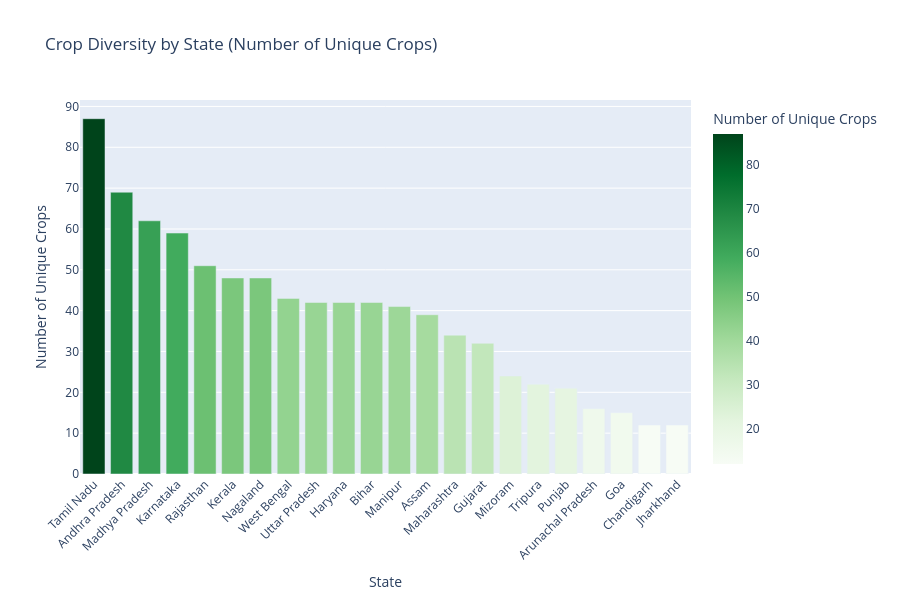

Notebook cell for this chart:
### Markdown cell above
## 5. Crop Diversity Map

### Code cell
# Crop diversity by state
fig = px.bar(
    state_production.sort_values('crop_diversity', ascending=False),
    x='state',
    y='crop_diversity',
    title='Crop Diversity by State (Number of Unique Crops)',
    labels={'crop_diversity': 'Number of Unique Crops', 'state': 'State'},
    color='crop_diversity',
    color_continuous_scale='Greens',
    height=600
)

fig.update_layout(
    xaxis_tickangle=-45,
    font=dict(size=12)
)

fig.write_html(f'{OUTPUT}/india_crop_diversity_map.html')
fig.show()

print(f"✅ Crop diversity map saved to: {OUTPUT}/india_crop_diversity_map.html")

### Figure 1 — Plotly figure (JSON) as saved in the notebook; plotly's stock layout.template omitted (floating-point values rounded to 4 significant figures)
{"data": [{"hovertemplate": "State=%{x}<br>Number of Unique Crops=%{marker.color}<extra></extra>", "legendgroup": "", "marker": {"color": [87, 69, 62, 59, 51, 48, 48, 43, 42, 42, 42, 41, 39, 34, 32, 24, 22, 21, 16, 15, 12, 12], "coloraxis": "coloraxis", "pattern": {"shape": ""}}, "name": "", "orientation": "v", "showlegend": false, "textposition": "auto", "type": "bar", "x": ["Tamil Nadu", "Andhra Pradesh", "Madhya Pradesh", "Karnataka", "Rajasthan", "Kerala", "Nagaland", "West Bengal", "Uttar Pradesh", "Haryana", "Bihar", "Manipur", "Assam", "Maharashtra", "Gujarat", "Mizoram", "Tripura", "Punjab", "Arunachal Pradesh", "Goa", "Chandigarh", "Jharkhand"], "xaxis": "x", "y": [87, 69, 62, 59, 51, 48, 48, 43, 42, 42, 42, 41, 39, 34, 32, 24, 22, 21, 16, 15, 12, 12], "yaxis": "y"}], "layout": {"barmode": "relative", "coloraxis": {"colorbar": {"title": {"text": "Number of Unique Crops"}}, "colorscale": [[0, "rgb(247,252,245)"], [0.125, "rgb(229,245,224)"], [0.25, "rgb(199,233,192)"], [0.375, "rgb(161,217,155)"], [0.5, "rgb(116,196,118)"], [0.625, "rgb(65,171,93)"], [0.75, "rgb(35,139,69)"], [0.875, "rgb(0,109,44)"], [1, "rgb(0,68,27)"]]}, "font": {"size": 12}, "height": 600, "legend": {"tracegroupgap": 0}, "title": {"text": "Crop Diversity by State (Number of Unique Crops)"}, "xaxis": {"anchor": "y", "domain": [0, 1], "tickangle": -45, "title": {"text": "State"}}, "yaxis": {"anchor": "x", "domain": [0, 1], "title": {"text": "Number of Unique Crops"}}}}
